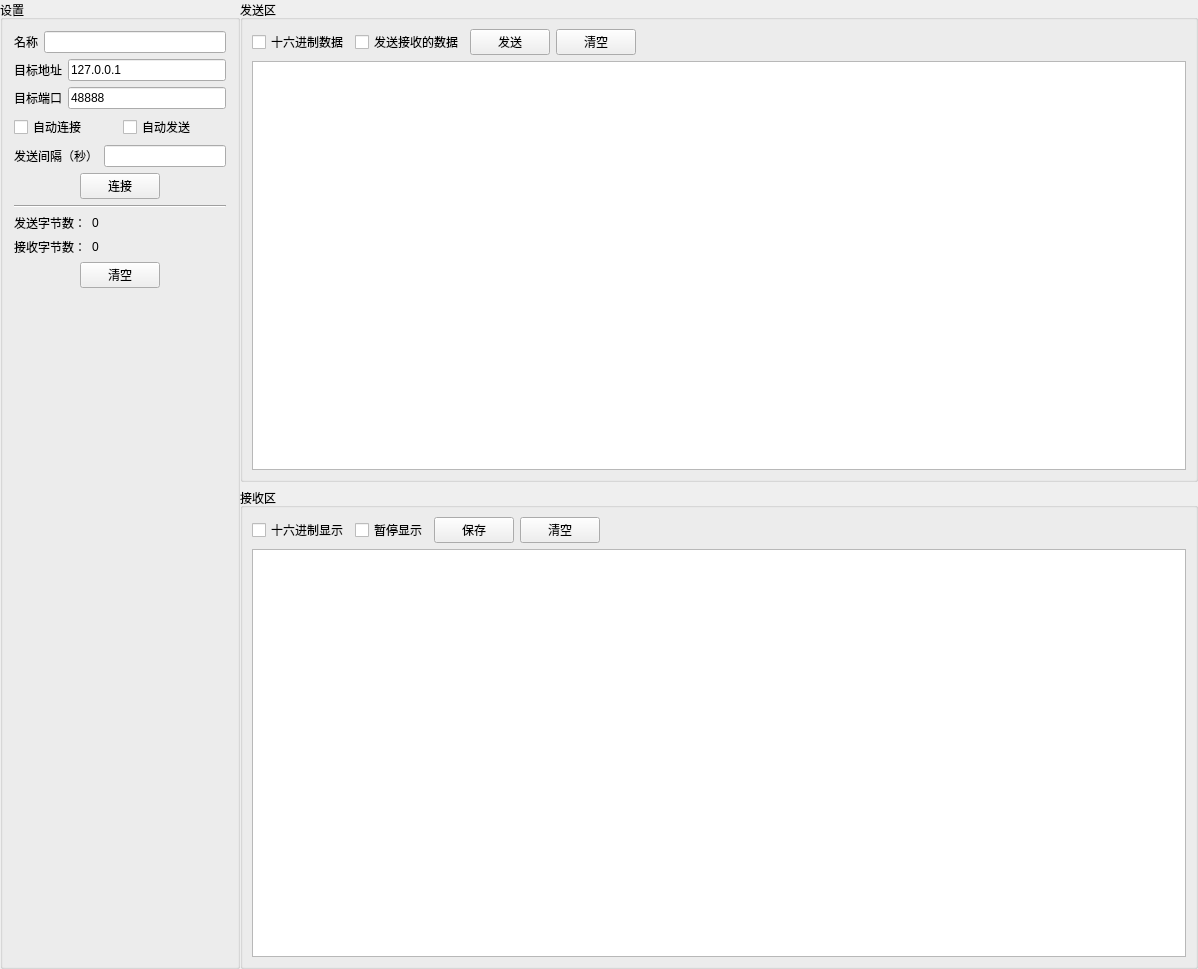
<?xml version="1.0" encoding="UTF-8"?>
<ui version="4.0">
 <class>TcpClientWidget</class>
 <widget class="QWidget" name="TcpClientWidget">
  <property name="geometry">
   <rect>
    <x>0</x>
    <y>0</y>
    <width>1198</width>
    <height>969</height>
   </rect>
  </property>
  <property name="windowTitle">
   <string>TcpClientWidget</string>
  </property>
  <layout class="QHBoxLayout" name="horizontalLayout_11" stretch="2,8">
   <property name="spacing">
    <number>0</number>
   </property>
   <property name="leftMargin">
    <number>0</number>
   </property>
   <property name="topMargin">
    <number>0</number>
   </property>
   <property name="rightMargin">
    <number>0</number>
   </property>
   <property name="bottomMargin">
    <number>0</number>
   </property>
   <item>
    <widget class="QGroupBox" name="groupBox">
     <property name="title">
      <string>设置</string>
     </property>
     <layout class="QVBoxLayout" name="verticalLayout_2">
      <item>
       <layout class="QHBoxLayout" name="horizontalLayout_12">
        <item>
         <widget class="QLabel" name="label_6">
          <property name="text">
           <string>名称</string>
          </property>
         </widget>
        </item>
        <item>
         <widget class="QLineEdit" name="lineEdit_name">
          <property name="maxLength">
           <number>20</number>
          </property>
         </widget>
        </item>
       </layout>
      </item>
      <item>
       <layout class="QHBoxLayout" name="horizontalLayout">
        <item>
         <widget class="QLabel" name="label">
          <property name="text">
           <string>目标地址</string>
          </property>
         </widget>
        </item>
        <item>
         <widget class="QLineEdit" name="lineEdit_target_ip">
          <property name="inputMask">
           <string/>
          </property>
          <property name="text">
           <string>127.0.0.1</string>
          </property>
          <property name="placeholderText">
           <string>127.0.0.1</string>
          </property>
         </widget>
        </item>
       </layout>
      </item>
      <item>
       <layout class="QHBoxLayout" name="horizontalLayout_2">
        <item>
         <widget class="QLabel" name="label_2">
          <property name="text">
           <string>目标端口</string>
          </property>
         </widget>
        </item>
        <item>
         <widget class="QLineEdit" name="lineEdit_target_port">
          <property name="text">
           <string>48888</string>
          </property>
          <property name="placeholderText">
           <string>48888</string>
          </property>
         </widget>
        </item>
       </layout>
      </item>
      <item>
       <layout class="QHBoxLayout" name="horizontalLayout_8">
        <item>
         <widget class="QCheckBox" name="checkBox_auto_connect">
          <property name="text">
           <string>自动连接</string>
          </property>
         </widget>
        </item>
        <item>
         <widget class="QCheckBox" name="checkBox_auto_send">
          <property name="text">
           <string>自动发送</string>
          </property>
         </widget>
        </item>
       </layout>
      </item>
      <item>
       <layout class="QHBoxLayout" name="horizontalLayout_3">
        <item>
         <widget class="QLabel" name="label_3">
          <property name="text">
           <string>发送间隔（秒）</string>
          </property>
         </widget>
        </item>
        <item>
         <widget class="QLineEdit" name="lineEdit_send_interval">
          <property name="enabled">
           <bool>true</bool>
          </property>
         </widget>
        </item>
       </layout>
      </item>
      <item>
       <layout class="QHBoxLayout" name="horizontalLayout_6">
        <item>
         <spacer name="horizontalSpacer">
          <property name="orientation">
           <enum>Qt::Horizontal</enum>
          </property>
          <property name="sizeHint" stdset="0">
           <size>
            <width>40</width>
            <height>20</height>
           </size>
          </property>
         </spacer>
        </item>
        <item>
         <widget class="QPushButton" name="pushButton_connect">
          <property name="text">
           <string>连接</string>
          </property>
         </widget>
        </item>
        <item>
         <spacer name="horizontalSpacer_2">
          <property name="orientation">
           <enum>Qt::Horizontal</enum>
          </property>
          <property name="sizeHint" stdset="0">
           <size>
            <width>40</width>
            <height>20</height>
           </size>
          </property>
         </spacer>
        </item>
       </layout>
      </item>
      <item>
       <widget class="Line" name="line">
        <property name="orientation">
         <enum>Qt::Horizontal</enum>
        </property>
       </widget>
      </item>
      <item>
       <layout class="QHBoxLayout" name="horizontalLayout_4">
        <item>
         <widget class="QLabel" name="label_4">
          <property name="sizePolicy">
           <sizepolicy hsizetype="Fixed" vsizetype="Preferred">
            <horstretch>0</horstretch>
            <verstretch>0</verstretch>
           </sizepolicy>
          </property>
          <property name="text">
           <string>发送字节数：</string>
          </property>
         </widget>
        </item>
        <item>
         <widget class="QLabel" name="label_send_count">
          <property name="text">
           <string>0</string>
          </property>
         </widget>
        </item>
       </layout>
      </item>
      <item>
       <layout class="QHBoxLayout" name="horizontalLayout_5">
        <item>
         <widget class="QLabel" name="label_5">
          <property name="sizePolicy">
           <sizepolicy hsizetype="Fixed" vsizetype="Preferred">
            <horstretch>0</horstretch>
            <verstretch>0</verstretch>
           </sizepolicy>
          </property>
          <property name="text">
           <string>接收字节数：</string>
          </property>
         </widget>
        </item>
        <item>
         <widget class="QLabel" name="label_recv_count">
          <property name="text">
           <string>0</string>
          </property>
         </widget>
        </item>
       </layout>
      </item>
      <item>
       <layout class="QHBoxLayout" name="horizontalLayout_7">
        <item>
         <spacer name="horizontalSpacer_3">
          <property name="orientation">
           <enum>Qt::Horizontal</enum>
          </property>
          <property name="sizeHint" stdset="0">
           <size>
            <width>40</width>
            <height>20</height>
           </size>
          </property>
         </spacer>
        </item>
        <item>
         <widget class="QPushButton" name="pushButton_clear_count">
          <property name="text">
           <string>清空</string>
          </property>
         </widget>
        </item>
        <item>
         <spacer name="horizontalSpacer_4">
          <property name="orientation">
           <enum>Qt::Horizontal</enum>
          </property>
          <property name="sizeHint" stdset="0">
           <size>
            <width>40</width>
            <height>20</height>
           </size>
          </property>
         </spacer>
        </item>
       </layout>
      </item>
      <item>
       <spacer name="verticalSpacer">
        <property name="orientation">
         <enum>Qt::Vertical</enum>
        </property>
        <property name="sizeHint" stdset="0">
         <size>
          <width>20</width>
          <height>328</height>
         </size>
        </property>
       </spacer>
      </item>
     </layout>
    </widget>
   </item>
   <item>
    <layout class="QVBoxLayout" name="verticalLayout_4">
     <item>
      <widget class="QGroupBox" name="groupBox_2">
       <property name="title">
        <string>发送区</string>
       </property>
       <layout class="QVBoxLayout" name="verticalLayout">
        <property name="spacing">
         <number>6</number>
        </property>
        <property name="leftMargin">
         <number>9</number>
        </property>
        <property name="topMargin">
         <number>9</number>
        </property>
        <property name="rightMargin">
         <number>9</number>
        </property>
        <property name="bottomMargin">
         <number>9</number>
        </property>
        <item>
         <layout class="QHBoxLayout" name="horizontalLayout_9">
          <item>
           <widget class="QCheckBox" name="checkBox_send_16">
            <property name="text">
             <string>十六进制数据</string>
            </property>
           </widget>
          </item>
          <item>
           <widget class="QCheckBox" name="checkBox_send_recv">
            <property name="text">
             <string>发送接收的数据</string>
            </property>
           </widget>
          </item>
          <item>
           <widget class="QPushButton" name="pushButton_send_send">
            <property name="text">
             <string>发送</string>
            </property>
           </widget>
          </item>
          <item>
           <widget class="QPushButton" name="pushButton_send_clear">
            <property name="text">
             <string>清空</string>
            </property>
           </widget>
          </item>
          <item>
           <spacer name="horizontalSpacer_5">
            <property name="orientation">
             <enum>Qt::Horizontal</enum>
            </property>
            <property name="sizeHint" stdset="0">
             <size>
              <width>40</width>
              <height>20</height>
             </size>
            </property>
           </spacer>
          </item>
         </layout>
        </item>
        <item>
         <widget class="QTextEdit" name="textEdit_send"/>
        </item>
       </layout>
      </widget>
     </item>
     <item>
      <widget class="QGroupBox" name="groupBox_3">
       <property name="title">
        <string>接收区</string>
       </property>
       <layout class="QVBoxLayout" name="verticalLayout_3">
        <property name="spacing">
         <number>6</number>
        </property>
        <property name="leftMargin">
         <number>9</number>
        </property>
        <property name="topMargin">
         <number>9</number>
        </property>
        <property name="rightMargin">
         <number>9</number>
        </property>
        <property name="bottomMargin">
         <number>9</number>
        </property>
        <item>
         <layout class="QHBoxLayout" name="horizontalLayout_10">
          <item>
           <widget class="QCheckBox" name="checkBox_recv_16">
            <property name="text">
             <string>十六进制显示</string>
            </property>
           </widget>
          </item>
          <item>
           <widget class="QCheckBox" name="checkBox_recv_hide">
            <property name="text">
             <string>暂停显示</string>
            </property>
           </widget>
          </item>
          <item>
           <widget class="QPushButton" name="pushButton_recv_save">
            <property name="text">
             <string>保存</string>
            </property>
           </widget>
          </item>
          <item>
           <widget class="QPushButton" name="pushButton_recv_clear">
            <property name="text">
             <string>清空</string>
            </property>
           </widget>
          </item>
          <item>
           <spacer name="horizontalSpacer_6">
            <property name="orientation">
             <enum>Qt::Horizontal</enum>
            </property>
            <property name="sizeHint" stdset="0">
             <size>
              <width>40</width>
              <height>20</height>
             </size>
            </property>
           </spacer>
          </item>
         </layout>
        </item>
        <item>
         <widget class="QTextEdit" name="textEdit_recv"/>
        </item>
       </layout>
      </widget>
     </item>
    </layout>
   </item>
  </layout>
 </widget>
 <layoutdefault spacing="6" margin="11"/>
 <resources/>
 <connections/>
</ui>
